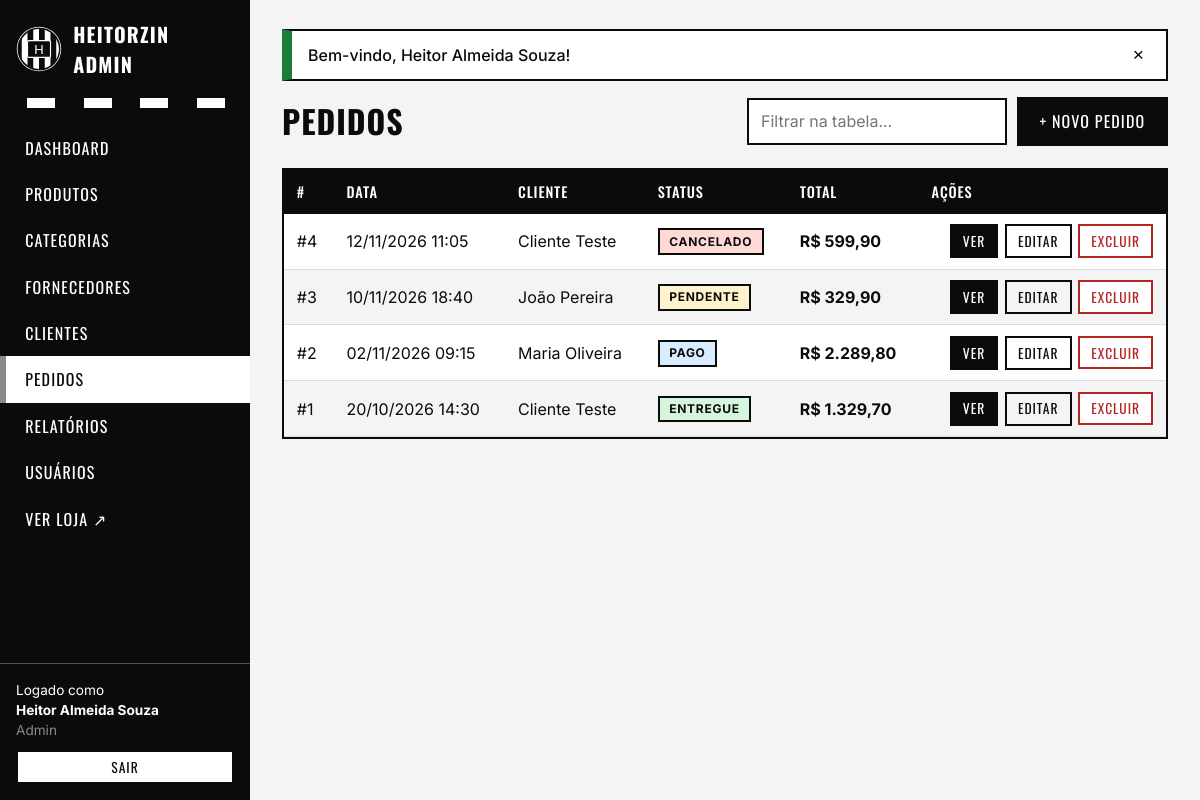
/index.php?url=admin/pedidos (signed in), run on the app's committed database.
### tables this page shows
CREATE TABLE pedidos (
    id          INT UNSIGNED NOT NULL AUTO_INCREMENT,
    cliente_id  INT UNSIGNED NOT NULL,
    status      ENUM('pendente','pago','enviado','entregue','cancelado') NOT NULL DEFAULT 'pendente',
    total       DECIMAL(10,2) NOT NULL DEFAULT 0,
    observacao  VARCHAR(255) NULL,
    criado_em   DATETIME NOT NULL DEFAULT CURRENT_TIMESTAMP,
    PRIMARY KEY (id),
    CONSTRAINT fk_pedidos_cliente
        FOREIGN KEY (cliente_id) REFERENCES clientes(id) ON DELETE RESTRICT
);

CREATE TABLE clientes (
    id          INT UNSIGNED NOT NULL AUTO_INCREMENT,
    nome        VARCHAR(100) NOT NULL,
    email       VARCHAR(120) NOT NULL,
    telefone    VARCHAR(20)  NOT NULL,
    senha       VARCHAR(255) NOT NULL,               
    endereco    VARCHAR(200) NULL,
    cidade      VARCHAR(80)  NULL,
    criado_em   DATETIME NOT NULL DEFAULT CURRENT_TIMESTAMP,
    PRIMARY KEY (id),
    UNIQUE KEY uq_clientes_email (email)
);

### app/core/Controller.php (called while the page is built, shortened)
<?php
abstract class Controller
{
    protected function view(string $view, array $dados = [], string $layout = 'loja'): void
    {
        extract($dados, EXTR_SKIP);
        require ROOT_PATH . '/app/views/' . $view . '.php';
    }
}

### app/controllers/PedidoController.php (called while the page is built, shortened)
<?php
class PedidoController extends Controller
{
    private Pedido $model;
    public function __construct()
    {
        $this->model = new Pedido();
    }
    public function index(): void
    {
        $this->view('admin/pedidos/index', [
            'titulo'  => 'Pedidos',
            'pedidos' => $this->model->listarComCliente(),
        ], 'admin');
    }
}

### app/core/Router.php (called while the page is built, shortened)
<?php
class Router
{
    private array $publicas = [
        ''         => ['HomeController', 'index'],
        'loja'     => ['HomeController', 'loja'],
        'produto'  => ['HomeController', 'produto'],
        'carrinho' => ['CarrinhoController', 'index'],
        'login'    => ['AuthController', 'login'],
        'logout'   => ['AuthController', 'logout'],
        'registro' => ['AuthController', 'registro'],
        'conta'    => ['ContaController', 'index'],
    ];
    private array $admin = [
        'dashboard'    => 'DashboardController',
        'produtos'     => 'ProdutoController',
        'categorias'   => 'CategoriaController',
        'fornecedores' => 'FornecedorController',
        'clientes'     => 'ClienteController',
        'usuarios'     => 'UsuarioController',
        'pedidos'      => 'PedidoController',
        'relatorios'   => 'RelatorioController',
    ];
    public function despachar(): void
    {
        $url = trim($_GET['url'] ?? '', '/');
        $seg = $url === '' ? [] : explode('/', $url);
        [$classe, $acao, $params] = $this->resolver($seg);
        try {
            $controller = new $classe();
            $ref = new ReflectionMethod($controller, $acao);
            $controller->$acao(...array_slice($params, 0, $ref->getNumberOfParameters()));
        } catch (TypeError $e) {
            $this->erro404();
        } catch (Throwable $e) {
            error_log($e->getMessage() . ' em ' . $e->getFile() . ':' . $e->getLine());
            http_response_code(500);
            exit('<h1>Erro interno</h1><p>Algo deu errado. Tente novamente.</p>');
        }
    }
    private function resolver(array $seg): array
    {
        $primeiro = $seg[0] ?? '';
        if ($primeiro === 'admin') {
            $recurso = $seg[1] ?? 'dashboard';
            $classe = $this->admin[$recurso] ?? null;
            return [$classe, $seg[2] ?? 'index', array_slice($seg, 3)];
        }
        [$classe, $padrao] = $this->publicas[$primeiro];
        return [$classe, $padrao, array_slice($seg, 1)];
    }
}

### public/index.php (called while the page is built, shortened)
<?php
require ROOT_PATH . '/app/core/helpers.php';
spl_autoload_register(function (string $classe): void {
    foreach (['app/core', 'app/models', 'app/controllers'] as $pasta) {
        $arquivo = ROOT_PATH . "/$pasta/$classe.php";
        if (is_file($arquivo)) {
            return;
        }
    }
});
(new Router())->despachar();

### app/core/Model.php (called while the page is built, shortened)
<?php
abstract class Model
{
    protected PDO $db;
    public function __construct()
    {
        $this->db = Database::getConnection();
    }
    protected function query(string $sql, array $params = []): PDOStatement
    {
        $stmt = $this->db->prepare($sql);
        $stmt->execute($params);
        return $stmt;
    }
}

### app/core/Database.php (called while the page is built, shortened)
<?php
class Database
{
    private static ?PDO $conexao = null;
    public static function getConnection(): PDO
    {
        if (self::$conexao === null) {
            $dsn = sprintf(
                'mysql:host=%s;port=%s;dbname=%s;charset=%s',
                DB_HOST, DB_PORT, DB_NAME, DB_CHARSET
            );
            try {
                self::$conexao = new PDO($dsn, DB_USER, DB_PASS, [
                    PDO::ATTR_ERRMODE            => PDO::ERRMODE_EXCEPTION,
                    PDO::ATTR_DEFAULT_FETCH_MODE => PDO::FETCH_ASSOC,
                    PDO::ATTR_EMULATE_PREPARES   => false,
                ]);
            } catch (PDOException $e) {
                http_response_code(500);
                exit('<h1>Erro de conexão com o banco de dados</h1>'
                    . '<p>Verifique se o MySQL está ligado no XAMPP e se o banco '
                    . '<b>heitorzin_pcs</b> foi importado. Confira também config/config.php.</p>');
            }
        }
        return self::$conexao;
    }
}

### app/models/Pedido.php (called while the page is built, shortened)
<?php
class Pedido extends Model
{
    public function listarComCliente(): array
    {
        return $this->query(
            'SELECT p.*, c.nome AS cliente
               FROM pedidos p JOIN clientes c ON c.id = p.cliente_id
              ORDER BY p.id DESC'
        )->fetchAll();
    }
}

### app/views/admin/pedidos/index.php (the view, shortened to what this page needs)
<div class="admin-topo">
    <h1>Pedidos</h1>
    <div class="admin-topo-acoes">
        <input type="text" class="filtro-tabela" placeholder="Filtrar na tabela..." data-filtro-tabela="#tabela-pedidos" aria-label="Filtrar">
        <a class="btn" href="<?= url('admin/pedidos/criar') ?>">+ Novo pedido</a>
    </div>
</div>
<div class="tabela-wrap">
    <table class="tabela" id="tabela-pedidos">
        <thead><tr><th>#</th><th>Data</th><th>Cliente</th><th>Status</th><th>Total</th><th class="right">Ações</th></tr></thead>
        <tbody>
        <?php foreach ($pedidos as $p): ?>
            <tr>
                <td>#<?= (int)$p['id'] ?></td>
                <td><?= data_br($p['criado_em'], true) ?></td>
                <td><?= e($p['cliente']) ?></td>
                <td><?= badge_status($p['status']) ?></td>
                <td><strong><?= dinheiro($p['total']) ?></strong></td>
                <td>
                    <div class="acoes">
                        <a class="btn btn-sm" href="<?= url('admin/pedidos/ver/' . (int)$p['id']) ?>">Ver</a>
                        <a class="btn btn-sm btn-outline" href="<?= url('admin/pedidos/editar/' . (int)$p['id']) ?>">Editar</a>
                        <form class="inline-form" method="post" action="<?= url('admin/pedidos/excluir/' . (int)$p['id']) ?>"
                              data-confirm="Excluir o pedido #<?= (int)$p['id'] ?>? O estoque dos itens será devolvido.">
                            <button class="btn btn-sm btn-perigo" type="submit">Excluir</button>
                        </form>
                    </div>
                </td>
            </tr>
        <?php endforeach; ?>
        </tbody>
    </table>
</div>

### app/core/helpers.php (shortened to what this page needs)
<?php
function e($valor): string
{
    return htmlspecialchars((string)($valor ?? ''), ENT_QUOTES, 'UTF-8');
}
function url(string $rota = '', array $query = []): string
{
    $rota = trim($rota, '/');
    if ($rota === '' && !$query) {
        return BASE_URL;
    }
    $params = $rota !== '' ? ['url' => $rota] : [];
    return BASE_URL . 'index.php?' . http_build_query($params + $query);
}
function dinheiro($valor): string
{
    return 'R$ ' . number_format((float)$valor, 2, ',', '.');
}
function data_br(?string $data, bool $hora = false): string
{
    return date($hora ? 'd/m/Y H:i' : 'd/m/Y', strtotime($data));
}
function badge_status(string $status): string
{
    return '<span class="badge badge-' . e($status) . '">' . e(ucfirst($status)) . '</span>';
}

### public/assets/css/style.css (style rules this page uses)
:root { --preto: #0b0b0b; --preto-2: #1a1a1a; --branco: #ffffff; --cinza-1: #f4f4f4; --cinza-2: #dcdcdc; --cinza-3: #8a8a8a; --cinza-4: #555555; --ok: #1c7c3b; --erro: #b3261e; --aviso: #b26a00; --listras: repeating-linear-gradient(90deg, var(--preto) 0 28px, var(--branco) 28px 56px); --fonte-titulo: 'Oswald', 'Arial Narrow', Impact, sans-serif; --fonte: 'Inter', system-ui, -apple-system, 'Segoe UI', Arial, sans-serif; }
* { box-sizing: border-box; }
html { scroll-behavior: smooth; }
body { margin: 0; font-family: var(--fonte); color: var(--preto); background: var(--branco); line-height: 1.5; }
a { color: inherit; }
h1, h2, h3, h4 { font-family: var(--fonte-titulo); text-transform: uppercase; letter-spacing: .03em; line-height: 1.15; margin: 0 0 .6rem; }
h1 { font-size: 2.4rem; }
.right { text-align: right; }
.inline-form { display: inline; margin: 0; }
.btn { display: inline-block; font-family: var(--fonte-titulo); text-transform: uppercase; letter-spacing: .07em; font-size: 1rem; padding: .65rem 1.3rem; border: 2px solid var(--preto); background: var(--preto); color: var(--branco); text-decoration: none; cursor: pointer; transition: .15s; text-align: center; }
.btn-outline { background: transparent; color: var(--preto); }
.btn-perigo { background: var(--branco); color: var(--erro); border-color: var(--erro); }
.btn-sm { padding: .3rem .7rem; font-size: .85rem; }
input[type=text], input[type=email], input[type=password], input[type=tel], input[type=number], input[type=date], select, textarea { width: 100%; padding: .6rem .75rem; border: 2px solid var(--preto); font: inherit; background: var(--branco); color: var(--preto); }
.tabela-wrap { overflow-x: auto; border: 2px solid var(--preto); background: var(--branco); }
table.tabela { width: 100%; border-collapse: collapse; }
.tabela th { background: var(--preto); color: var(--branco); text-align: left; padding: .7rem .8rem; font-family: var(--fonte-titulo); text-transform: uppercase; letter-spacing: .06em; font-weight: 500; font-size: .9rem; white-space: nowrap; }
.tabela td { padding: .65rem .8rem; border-bottom: 1px solid var(--cinza-2); vertical-align: middle; }
.tabela tbody tr:nth-child(even) { background: var(--cinza-1); }
.acoes { display: flex; gap: .4rem; justify-content: flex-end; white-space: nowrap; }
.badge { display: inline-block; padding: .15rem .6rem; border: 2px solid var(--preto); font-size: .75rem; font-weight: 700; text-transform: uppercase; letter-spacing: .06em; }
.badge-pendente { background: #fff3cd; }
.badge-pago { background: #d8ecff; }
.badge-entregue { background: #d6f5dd; }
.badge-cancelado { background: #ffd9d6; }
body.admin { background: var(--cinza-1); }
.admin-topo { display: flex; justify-content: space-between; align-items: center; gap: 1rem; flex-wrap: wrap; margin-bottom: 1.4rem; }
.admin-topo h1 { margin: 0; font-size: 2rem; }
.admin-topo-acoes { display: flex; gap: .6rem; align-items: center; flex-wrap: wrap; }
.filtro-tabela { max-width: 260px; }

### data on the page
pedidos: id "4", criado_em "12/11/2026 11:05", cliente.nome "Cliente Teste", status "CANCELADO", total "R$ 599,90"
pedidos: id "3", criado_em "10/11/2026 18:40", cliente.nome "João Pereira", status "PENDENTE", total "R$ 329,90"
pedidos: id "2", criado_em "02/11/2026 09:15", cliente.nome "Maria Oliveira", status "PAGO", total "R$ 2.289,80"
pedidos: id "1", criado_em "20/10/2026 14:30", cliente.nome "Cliente Teste", status "ENTREGUE", total "R$ 1.329,70"

### other printed values
$rotulo "DASHBOARD"
$rotulo "PRODUTOS"
$rotulo "CATEGORIAS"
$rotulo "FORNECEDORES"
$rotulo "CLIENTES"
$rotulo "PEDIDOS"
$rotulo "RELATÓRIOS"
$rotulo "USUÁRIOS"
$u['nome'] "Heitor Almeida Souza"
$u['perfil'] "Admin"
$f['msg'] "Bem-vindo, Heitor Almeida Souza!"
